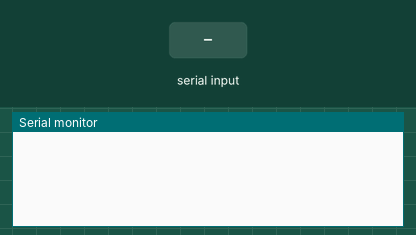
Simulated run of this sketch. Board: Arduino Uno, built with avr-gcc and run on an emulated ATmega328P. Parts: the last lines printed to the serial monitor. Inputs (shaded band) come from the test bench.

Above: at 1.2 s.
1.3 s: "Failed" received over Serial
At 3.0 s:
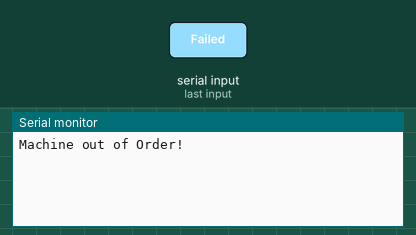
3.8 s: "Fixed" received over Serial
At 6.0 s:
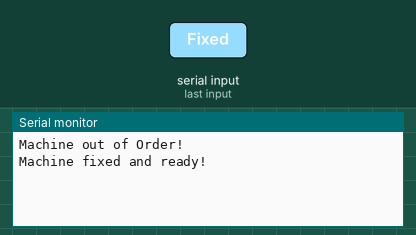
6.3 s: "1" received over Serial
At 7.9 s:
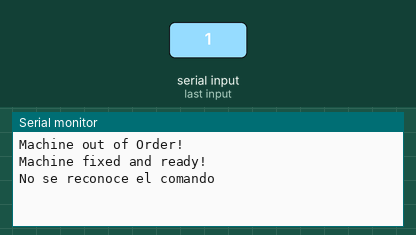

Measured:
- after the input at 1.3 s, the serial monitor: prints a new line after 1.0 s (image 1)
- after the input at 3.8 s, the serial monitor: prints a new line after 1.0 s (image 2)
- after the input at 6.3 s, the serial monitor: prints a new line after 1.0 s (image 3)

The sketch:

principal.ino
```cpp
#include "Acciones.h"
#include "Eventos.h"
#include "Estado.h"
#include "Interfaz.h"
#include "Connected.h"
#include "Locked.h"
#include "Broken.h"

// Creamos el array de estados posibles
Connected* estados[3];
Connected* myInterfaz;


  // Indicamos el estado inicial del diagrama

void serialEvent();

void setup(){
  Serial.begin(9600);
  // Creamos los puntero
  myInterfaz =  new Interfaz(NULL);
  estados[0] = new Broken(3,estados,myInterfaz);
  estados[1] = new Locked(3,estados,myInterfaz);
  estados[2] = NULL;
  myInterfaz->setEstadoInicial(estados[1]);

}

void loop(){

    serialEvent();

    //
}


void serialEvent(){
	// Si existe algo en el buffer del serial se produce el parseo y las posibles opciones de respuesta

  if(Serial.available() > 0){

    String inString =  Serial.readString();

    if (inString == "Failed"){
   		myInterfaz->despacharEvento(_failed);

    }

    else if (inString == "Fixed"){
      myInterfaz->despacharEvento(_fixed);
    }

    else{
      Serial.println("No se reconoce el comando");
    }

}
}
```

Acciones.h
```cpp
//CLASE ACCIONES
/*
Clase abstracta que recoge todas las acciones de nuestro diagrama, en un principio se intentara que sea
totalmente abstracta, en el caso de que el compilador de arduino falle se hara con funciones virtuales vacias.

Autor: Diego García Pérez
*/

#ifndef Acciones_h
#define Acciones_h
#include "Arduino.h"

class Acciones{
public:
	virtual void lock(){};
	virtual void unlock(){};
	virtual void alarm(){};
	virtual void thankYou(){};
	virtual void outOfOrder(){};
	virtual void inOrder(){};
};

#endif
```

Broken.cpp
```cpp
/* IMPLEMENTACION DE LA CLASE BROLEN */
/*
Autor: Diego Garcia Perez
Fecha: 08/12/2016
*/


#include "Arduino.h"
#include "Constantes.h"
#include "Broken.h"
#include "Estado.h"
#include "Connected.h"

Broken :: Broken(int _NumEstados, Connected** _EstadosSig, Connected* __Interfaz): Estado( _NumEstados, _EstadosSig, __Interfaz){

}

void Broken :: inOrder(){
	Serial.println("Machine fixed and ready!");
}


void Broken :: fixed(){
	estadoID = locked;
	inOrder();
	Estado :: cambioEstado(estadoID);
}
```

Broken.h
```cpp
/*
IMPLEMENTACION DE LA CLASE BROKEN

Esta clase es diseñada acorde al estado Broken de nuestro diagrama, tendrá como posibles
estado siguientes el estado Broken y el estado Locked.

Autor: Diego Garcia Perez
Fecha: 08/12/2016

*/
#ifndef Broken_h
#define Broken_h

#include "Arduino.h"
#include "Constantes.h"
#include "Interfaz.h"
#include "Estado.h"
#include "Connected.h"

class Broken: public Estado{

public:
	Broken(int _NumEstados, Connected** _EstadosSig, Connected* __Interfaz);
	void cambioEstado(eventosPosibles _eventoIDSig);
	void fixed();
	void inOrder();
};

#endif
```

Connected.h
```cpp
/* CLASE PARA CONECTAR LAS CLASES INTERFAZ Y ESTADO */

/*
Autor: Diego Garcia Perez
Fecha: 08/12/2016

*/

#ifndef connected_h
#define connected_h
#include "Eventos.h"
#include "Acciones.h"

class Connected: public Eventos, public Acciones {
public:
	virtual void actualizarEstado(Connected* nuevoEstado){};
	virtual void despacharEvento(eventosPosibles eventosId){};
	virtual void setEstadoInicial(Connected* _estadoInicial){};

	virtual void cambioEstado(estadosPosibles _estadoIDSig){};
	virtual void setEstadosSig(Connected** _EstadosSig){};
	virtual void entry(){};
	virtual void exit(){};
};
#endif
```

Constantes.h
```cpp
/*
CONSTANTES Y TIPOS DE DATOS PROPIOS
Se incluyen todos los enum para identificar acciones eventos y estados activos,
este archivo es el que mas se puede cambiar ante cambios en nuestro diagrama

Autor: Diego Garcia Perez
*/
#ifndef Constantes_h
#define Constantes_h
enum eventosPosibles{
  _pass,
  _coin,
  _failed,
  _fixed
};

// Los estados activos deben ir en el orden en el que se encuentran en el doble puntero
// se le pasa a cada estado.
enum estadosPosibles{
	broken,
	locked,
	unlocked
};
#endif
```

Estado.cpp
```cpp
/*
IMPLEMENTACION DE LA CLASE ESTADO

Autor: Diego García Pérez
Fecha: 06/12/2016

*/

#include "Arduino.h"
#include "Interfaz.h"
#include "Estado.h"
#include "Constantes.h"
#include "Connected.h"

Estado :: Estado(int _NumEstados, Connected** _EstadosSig, Connected* __Interfaz){
	NumEstados = _NumEstados;
	EstadosSig = _EstadosSig;
	_Interfaz = __Interfaz;
}

void Estado :: cambioEstado(estadosPosibles _estadoIDSig ){

	_Interfaz->actualizarEstado( EstadosSig[_estadoIDSig] );
	exit();
	EstadosSig[_estadoIDSig]->entry();
}

void Estado :: entry(){

}

void Estado :: exit(){

}

void Estado :: setEstadosSig(Connected** _EstadosSig){
	EstadosSig = _EstadosSig;
}
```

Estado.h
```cpp
		/*
CLASE ESTADO

Clase de la cual heredaran todas los estados de nuestro diagrama y que engloba todo lo referente a un estado en nuestro diagrama, es decir:
información sobre los estados a los que puede transitar nuestro diagrama, métodos que puede recibir, acciones que puede llegar a realizar y
 por supuesto ha de ser capaz de enviar y recibir eventos, con lo cual debe tener acceso a la entidad que maneje los eventos (interfaz).

Autor: Diego Garcia Perez
Fecha: 06/12/2016
*/

#ifndef Estado_h
#define Estado_h
#include "Arduino.h"

#include "Acciones.h"
#include "Eventos.h"
#include "Constantes.h"
#include "Interfaz.h"
#include "Connected.h"


class Estado: public Connected{

protected:
	Connected* _Interfaz;
	int NumEstados;
	Connected** EstadosSig;
	estadosPosibles estadoID;


public:
	Estado(int _NumEstados, Connected** _EstadosSig, Connected* __Interfaz);
	void cambioEstado(estadosPosibles _estadoIDSig);
	void setEstadosSig(Connected** _EstadosSig);
	void entry();
	void exit();
};

#endif
```

Eventos.h
```cpp
/*	CLASE METODOS
Clase que define todos los eventos que se pueden producir en nuestro diagrama

Autor: Diego Garcia Perez-
Fecha: 06/12/2016
*/
#ifndef Eventos_h
#define Eventos_h
#include "Arduino.h"

class Eventos{
public:
	virtual void pass(){};
	virtual void coin(){};
	virtual void failed(){};
	virtual void fixed(){};
}
;
#endif
```

Interfaz.cpp
```cpp
#include "Interfaz.h"
#include "Arduino.h"
#include "Constantes.h"
#include "Connected.h"

Interfaz :: Interfaz(Connected* _estadoInicial){

	estadoActivo = _estadoInicial;
}

void Interfaz :: despacharEvento(eventosPosibles _eventosID){
	switch(_eventosID){

	case _pass:
		estadoActivo->pass();
		break;

	case _coin:
		estadoActivo->coin();
		break;

	case _failed:
		estadoActivo->failed();
		break;

	case _fixed:
		estadoActivo->fixed();
		break;
}
}

void  Interfaz :: actualizarEstado(Connected* nuevoEstado){
	estadoActivo = nuevoEstado;
}

void Interfaz :: setEstadoInicial(Connected* _estadoInicial){
  //Serial.println("He cambiado de estado Inicial");
  estadoActivo = _estadoInicial;
}
```

Interfaz.h
```cpp
/*CLASE INTERFAZ
Esta clase contiene todo lo necesario para manejar la llegada de eventos
y despacharloss al estado activo.

Autor: Diego Garcia Perez
Fecha: 06/12/2016
*/

#ifndef Interfaz_h
#define Interfaz_h

#include "Arduino.h"
#include "Estado.h"
#include "Constantes.h"
#include "Connected.h"

class Interfaz: public Connected {

protected:
	Connected* estadoActivo;

public:
	Interfaz(Connected* _estadoInicial);
	void despacharEvento(eventosPosibles eventosId);
	void actualizarEstado(Connected* nuevoEstado);
	void setEstadoInicial(Connected* _estadoInicial);

};

#endif
```

Locked.cpp
```cpp
/* IMPLEMENTACION DE LA CLASE LOCKED */
/*
Autor: Diego Garcia Perez
Fecha: 08/12/2016
*/


#include "Arduino.h"
#include "Constantes.h"
#include "Locked.h"
#include "Estado.h"
#include "Connected.h"

Locked :: Locked(int _NumEstados, Connected** _EstadosSig, Connected* __Interfaz): Estado( _NumEstados,  _EstadosSig, __Interfaz){

	amount = 0.0;

}

void Locked :: outOfOrder(){
	Serial.println("Machine out of Order!");
}

void Locked :: failed(){
	estadoID = broken;
	outOfOrder();
	Estado :: cambioEstado(estadoID);
}
```

Locked.h
```cpp
/*
IMPLEMENTACION DE LA CLASE LOCKED

Esta clase es diseñada acorde al estado Locked de nuestro diagrama, tendrá como posibles
estado siguientes el estado Broken y el estado Unlocked.

Autor: Diego Garcia Perez
Fecha: 08/12/2016

*/
#ifndef Locked_h
#define Locked_h

#include "Arduino.h"
#include "Constantes.h"
#include "Interfaz.h"
#include "Estado.h"
#include "Connected.h"

class Locked: public Estado{

protected:
	float amount;

public:
	Locked(int _NumEstados, Connected** _EstadosSig, Connected* __Interfaz);
	void failed();
	void outOfOrder();
};

#endif
```
